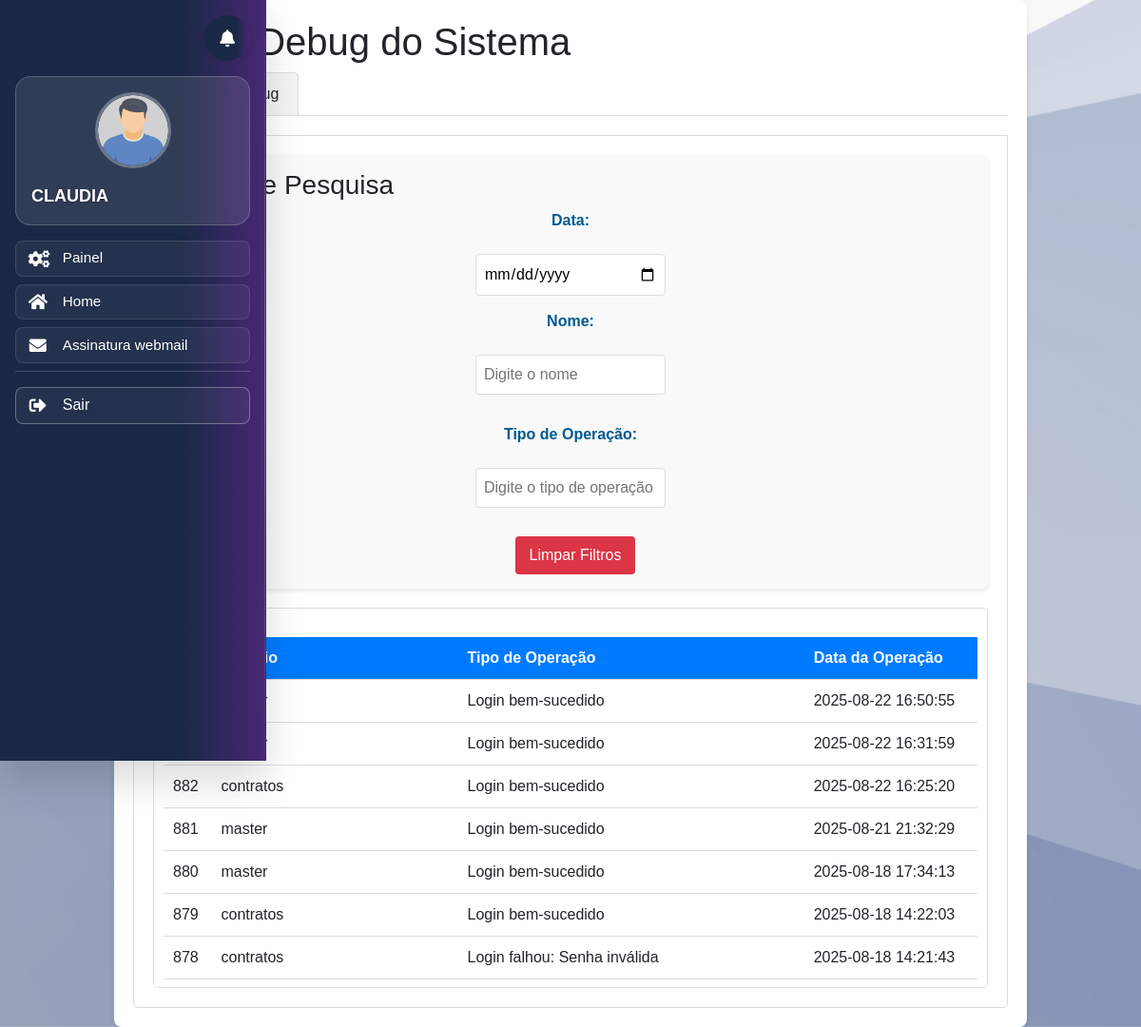
Page /log.php (signed in) on the earlier database version.
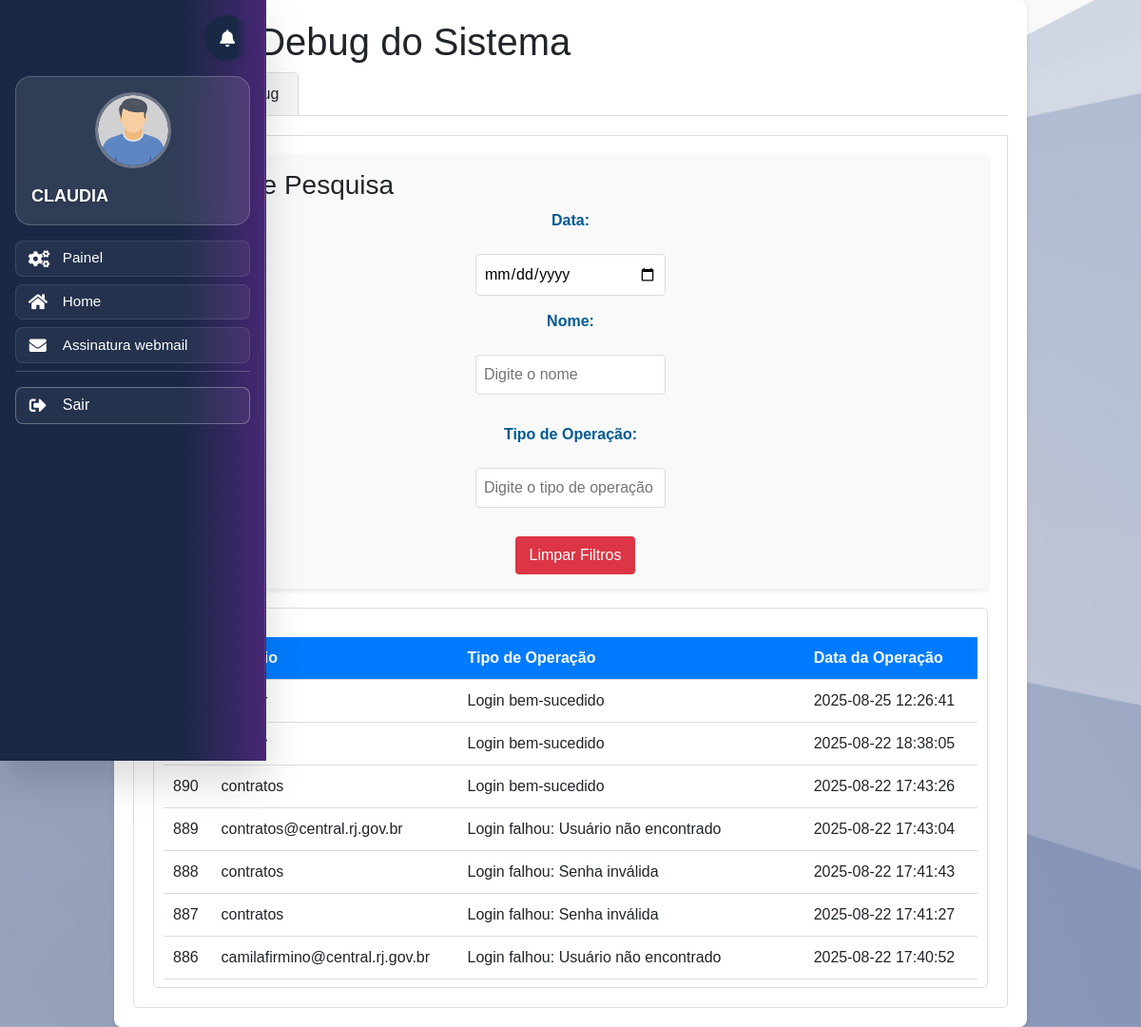
Same page on the later database version.
### tables this page shows
CREATE TABLE `log_eventos` (
  `id` int(11) NOT NULL,
  `matricula` varchar(255) NOT NULL,
  `tipo_operacao` varchar(255) NOT NULL,
  `data_operacao` timestamp NOT NULL DEFAULT current_timestamp()
);

### log.php (the view, shortened to what the changed rows need)
<?php
include 'banco.php';
$query = "SELECT * FROM log_eventos ORDER BY data_operacao DESC";
$resultado = $con->query($query);
include 'header.php';
?>
<!DOCTYPE html>
<html lang="pt-br">
<head>
    <link rel="stylesheet" href="style.css">
    <link rel="stylesheet" href="./src/style/log.css">
</head>
<body>
    <div class="container">
        <h1>Logs e Debug do Sistema</h1>
        <div class="tab-content active" id="logs">
            <div class="log-table-container" id="logTableContainer">
                <table id="logTable">
                    <thead>
                        <tr>
                            <th>ID</th>
                            <th>Usuário</th>
                            <th>Tipo de Operação</th>
                            <th>Data da Operação</th>
                        </tr>
                    </thead>
                    <tbody>
                        <?php
                        while ($row = $resultado->fetch_assoc()) {
                            echo "<tr>";
                            echo "<td>" . htmlspecialchars($row['id']) . "</td>";
                            echo "<td>" . htmlspecialchars($row['matricula']) . "</td>";
                            echo "<td>" . htmlspecialchars($row['tipo_operacao']) . "</td>";
                            echo "<td>" . htmlspecialchars($row['data_operacao']) . "</td>";
                            echo "</tr>";
                        }
                        ?>
                    </tbody>
                </table>
            </div>
        </div>
    </div>
</body>
</html>

### header.php (shortened to what the changed rows need)
<?php
try {
    $setor = $_SESSION['setor'];
    $menuItens = [];
    switch ($setor) {
        case 'patrimonio':
            $menuItens = [
                ['link' => 'painelpatrimonio.php', 'nome' => 'Painel', 'icon' => 'cogs'],
                ['link' => 'homepatrimonio.php', 'nome' => 'Home', 'icon' => 'home'],
                ['link' => 'rh.php', 'nome' => 'Assinatura webmail', 'icon' => 'envelope'],
            ];
            break;
    }
} catch (PDOException $e) {
    die("Erro ao acessar as informações do usuário: " . $e->getMessage());
}
?>
<!DOCTYPE html>
<html lang="pt-br">
<head>
    <link rel="stylesheet" href="src/style/lateral-menu.css">
    <link rel="stylesheet" href="src/style/sino.css">
    <link rel="stylesheet" href="src/style/modal-perfil.css">
    <link rel="stylesheet" href="https://stackpath.bootstrapcdn.com/bootstrap/4.5.2/css/bootstrap.min.css">
    <link rel="stylesheet" href="https://cdnjs.cloudflare.com/ajax/libs/font-awesome/5.15.3/css/all.min.css">
    <link rel="stylesheet" href="https://cdnjs.cloudflare.com/ajax/libs/font-awesome/5.15.4/css/all.min.css">
</head>
<body>
    <div class="wrapper">
        <nav id="sidebar" class="active">
            <ul class="list-unstyled components">
                <?php foreach ($menuItens as $item): ?>
                    <li>
                        <a href="<?= htmlspecialchars($item['link']) ?>">
                            <i class="fa fa-<?= htmlspecialchars($item['icon']) ?>"></i>
                            <span class="menu-text"><?= htmlspecialchars($item['nome']) ?></span>
                        </a>
                    </li>
                <?php endforeach; ?>
            </ul>
        </nav>
    </div>
</body>
</html>

Differences in the rows shown:
no longer on this page (row unchanged): log_eventos: matricula "master", tipo_operacao "Login bem-sucedido", data_operacao "2025-08-22 16:50:55"
no longer on this page (row unchanged): log_eventos: matricula "master", tipo_operacao "Login bem-sucedido", data_operacao "2025-08-22 16:31:59"
no longer on this page (row unchanged): log_eventos: id "882", matricula "contratos", tipo_operacao "Login bem-sucedido", data_operacao "2025-08-22 16:25:20"
no longer on this page (row unchanged): log_eventos: id "881", matricula "master", tipo_operacao "Login bem-sucedido", data_operacao "2025-08-21 21:32:29"
no longer on this page (row unchanged): log_eventos: id "880", matricula "master", tipo_operacao "Login bem-sucedido", data_operacao "2025-08-18 17:34:13"
no longer on this page (row unchanged): log_eventos: id "879", matricula "contratos", tipo_operacao "Login bem-sucedido", data_operacao "2025-08-18 14:22:03"
no longer on this page (row unchanged): log_eventos: id "878", matricula "contratos", tipo_operacao "Login falhou: Senha inválida", data_operacao "2025-08-18 14:21:43"
added log_eventos: matricula "master", tipo_operacao "Login bem-sucedido", data_operacao "2025-08-25 12:26:41"
added log_eventos: matricula "master", tipo_operacao "Login bem-sucedido", data_operacao "2025-08-22 18:38:05"
added log_eventos: id "890", matricula "contratos", tipo_operacao "Login bem-sucedido", data_operacao "2025-08-22 17:43:26"
added log_eventos: id "889", matricula "contratos@central.rj.gov.br", tipo_operacao "Login falhou: Usuário não encontrado", data_operacao "2025-08-22 17:43:04"
added log_eventos: id "888", matricula "contratos", tipo_operacao "Login falhou: Senha inválida", data_operacao "2025-08-22 17:41:43"
added log_eventos: id "887", matricula "contratos", tipo_operacao "Login falhou: Senha inválida", data_operacao "2025-08-22 17:41:27"
added log_eventos: id "886", matricula "camilafirmino@central.rj.gov.br", tipo_operacao "Login falhou: Usuário não encontrado", data_operacao "2025-08-22 17:40:52"
